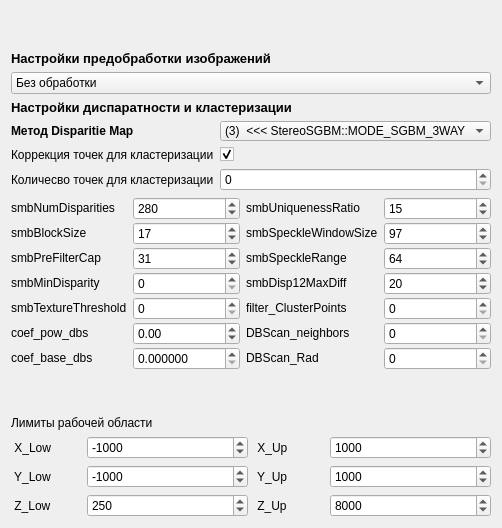
     <widget class="QWidget" name="tab_SGBM">
      <attribute name="title">
       <string>SGBM</string>
      </attribute>
      <layout class="QGridLayout" name="gridLayout_9">
       <item row="0" column="0">
        <layout class="QGridLayout" name="gridLayout_central">
         <item row="8" column="0">
          <widget class="QComboBox" name="comboBox_ImagePreProcessing">
           <item>
            <property name="text">
             <string>Без обработки</string>
            </property>
           </item>
           <item>
            <property name="text">
             <string>equalizeHist (Color RGB)</string>
            </property>
           </item>
           <item>
            <property name="text">
             <string>CLAHE (Color RGB)</string>
            </property>
           </item>
           <item>
            <property name="text">
             <string>CLAHE</string>
            </property>
           </item>
           <item>
            <property name="text">
             <string>equalizeHist</string>
            </property>
           </item>
           <item>
            <property name="text">
             <string>CLAHE + equalizeHist</string>
            </property>
           </item>
           <item>
            <property name="text">
             <string>CLAHE (через Lab)</string>
            </property>
           </item>
          </widget>
         </item>
         <item row="19" column="0">
          <layout class="QGridLayout" name="gridLayout_5">
           <item row="1" column="0">
            <widget class="QLabel" name="label_Y_Low">
             <property name="maximumSize">
              <size>
               <width>70</width>
               <height>16777215</height>
              </size>
             </property>
             <property name="text">
              <string> Y_Low</string>
             </property>
            </widget>
           </item>
           <item row="0" column="3">
            <widget class="QSpinBox" name="spinBox_X_Up">
             <property name="minimum">
              <number>-10999</number>
             </property>
             <property name="maximum">
              <number>10999</number>
             </property>
             <property name="singleStep">
              <number>100</number>
             </property>
             <property name="value">
              <number>1000</number>
             </property>
            </widget>
           </item>
           <item row="1" column="3">
            <widget class="QSpinBox" name="spinBox_Y_Up">
             <property name="minimum">
              <number>-10999</number>
             </property>
             <property name="maximum">
              <number>10999</number>
             </property>
             <property name="singleStep">
              <number>100</number>
             </property>
             <property name="value">
              <number>1000</number>
             </property>
            </widget>
           </item>
           <item row="0" column="1">
            <widget class="QSpinBox" name="spinBox_X_Low">
             <property name="minimum">
              <number>-10999</number>
             </property>
             <property name="maximum">
              <number>10999</number>
             </property>
             <property name="singleStep">
              <number>100</number>
             </property>
             <property name="value">
              <number>-1000</number>
             </property>
            </widget>
           </item>
           <item row="1" column="1">
            <widget class="QSpinBox" name="spinBox_Y_Low">
             <property name="minimum">
              <number>-10999</number>
             </property>
             <property name="maximum">
              <number>10999</number>
             </property>
             <property name="singleStep">
              <number>100</number>
             </property>
             <property name="value">
              <number>-1000</number>
             </property>
            </widget>
           </item>
           <item row="2" column="1">
            <widget class="QSpinBox" name="spinBox_Z_Low">
             <property name="minimum">
              <number>-10999</number>
             </property>
             <property name="maximum">
              <number>10999</number>
             </property>
             <property name="singleStep">
              <number>100</number>
             </property>
             <property name="value">
              <number>250</number>
             </property>
            </widget>
           </item>
           <item row="2" column="0">
            <widget class="QLabel" name="label_Z_Low">
             <property name="maximumSize">
              <size>
               <width>70</width>
               <height>16777215</height>
              </size>
             </property>
             <property name="text">
              <string> Z_Low</string>
             </property>
            </widget>
           </item>
           <item row="0" column="0">
            <widget class="QLabel" name="label_X_Low">
             <property name="maximumSize">
              <size>
               <width>70</width>
               <height>16777215</height>
              </size>
             </property>
             <property name="text">
              <string> X_Low</string>
             </property>
            </widget>
           </item>
           <item row="2" column="3">
            <widget class="QSpinBox" name="spinBox_Z_Up">
             <property name="minimum">
              <number>-10999</number>
             </property>
             <property name="maximum">
              <number>10999</number>
             </property>
             <property name="singleStep">
              <number>100</number>
             </property>
             <property name="value">
              <number>8000</number>
             </property>
            </widget>
           </item>
           <item row="0" column="2">
            <widget class="QLabel" name="label_X_Up">
             <property name="maximumSize">
              <size>
               <width>70</width>
               <height>16777215</height>
              </size>
             </property>
             <property name="text">
              <string> X_Up</string>
             </property>
            </widget>
           </item>
           <item row="1" column="2">
            <widget class="QLabel" name="label_Y_Up">
             <property name="maximumSize">
              <size>
               <width>70</width>
               <height>16777215</height>
              </size>
             </property>
             <property name="text">
              <string> Y_Up</string>
             </property>
            </widget>
           </item>
           <item row="2" column="2">
            <widget class="QLabel" name="label_Z_Up">
             <property name="maximumSize">
              <size>
               <width>70</width>
               <height>16777215</height>
              </size>
             </property>
             <property name="text">
              <string> Z_Up</string>
             </property>
            </widget>
           </item>
          </layout>
         </item>
         <item row="18" column="0">
          <widget class="QLabel" name="label_limit_WorkingArea">
           <property name="text">
            <string>Лимиты рабочей области</string>
           </property>
          </widget>
         </item>
         <item row="10" column="0">
          <layout class="QGridLayout" name="gridLayout_6">
           <item row="1" column="1">
            <widget class="QCheckBox" name="checkBox_PointCorrectinForClastering">
             <property name="text">
              <string/>
             </property>
             <property name="checked">
              <bool>true</bool>
             </property>
            </widget>
           </item>
           <item row="0" column="0">
            <widget class="QLabel" name="label_MetodDisparity">
             <property name="maximumSize">
              <size>
               <width>16777215</width>
               <height>20</height>
              </size>
             </property>
             <property name="font">
              <font>
               <pointsize>9</pointsize>
               <bold>true</bold>
              </font>
             </property>
             <property name="text">
              <string>Метод Disparitie Map</string>
             </property>
            </widget>
           </item>
           <item row="0" column="1">
            <widget class="QComboBox" name="comboBox_MetodDisparity">
             <property name="maximumSize">
              <size>
               <width>16777215</width>
               <height>20</height>
              </size>
             </property>
             <property name="font">
              <font>
               <pointsize>9</pointsize>
               <bold>false</bold>
              </font>
             </property>
             <property name="currentIndex">
              <number>3</number>
             </property>
             <item>
              <property name="text">
               <string>(0)  &lt;&lt;&lt; Stereo BM</string>
              </property>
             </item>
             <item>
              <property name="text">
               <string>(1)  &lt;&lt;&lt; StereoSGBM::MODE_SGBM</string>
              </property>
             </item>
             <item>
              <property name="text">
               <string>(2)  &lt;&lt;&lt; StereoSGBM::MODE_HH</string>
              </property>
             </item>
             <item>
              <property name="text">
               <string>(3)  &lt;&lt;&lt; StereoSGBM::MODE_SGBM_3WAY</string>
              </property>
             </item>
             <item>
              <property name="text">
               <string>(4)  &lt;&lt;&lt; StereoSGBM::MODE_HH4</string>
              </property>
             </item>
            </widget>
           </item>
           <item row="1" column="0">
            <widget class="QLabel" name="label_PointCorrectinForClastering">
             <property name="text">
              <string>Коррекция точек для кластеризации</string>
             </property>
            </widget>
           </item>
           <item row="2" column="0">
            <widget class="QLabel" name="label_limit_points">
             <property name="text">
              <string>Количесво точек для кластеризации</string>
             </property>
            </widget>
           </item>
           <item row="2" column="1">
            <widget class="QSpinBox" name="spinBox_limit_points">
             <property name="maximum">
              <number>9111</number>
             </property>
             <property name="singleStep">
              <number>100</number>
             </property>
            </widget>
           </item>
          </layout>
         </item>
         <item row="17" column="0">
          <spacer name="verticalSpacer">
           <property name="orientation">
            <enum>Qt::Vertical</enum>
           </property>
           <property name="sizeHint" stdset="0">
            <size>
             <width>20</width>
             <height>40</height>
            </size>
           </property>
          </spacer>
         </item>
         <item row="14" column="0">
          <layout class="QGridLayout" name="gridLayout"/>
         </item>
         <item row="13" column="0">
          <layout class="QGridLayout" name="gridLayout_11">
           <property name="sizeConstraint">
            <enum>QLayout::SetMinAndMaxSize</enum>
           </property>
           <property name="verticalSpacing">
            <number>2</number>
           </property>
           <item row="3" column="2">
            <widget class="QLabel" name="label_smbUniquenessRatio">
             <property name="maximumSize">
              <size>
               <width>1000</width>
               <height>20</height>
              </size>
             </property>
             <property name="font">
              <font>
               <pointsize>9</pointsize>
              </font>
             </property>
             <property name="text">
              <string>smbUniquenessRatio</string>
             </property>
            </widget>
           </item>
           <item row="6" column="3">
            <widget class="QSpinBox" name="spinBox_smbDisp12MaxDiff">
             <property name="font">
              <font>
               <pointsize>9</pointsize>
              </font>
             </property>
             <property name="value">
              <number>20</number>
             </property>
            </widget>
           </item>
           <item row="3" column="1">
            <widget class="QSpinBox" name="spinBox_smbNumDisparities">
             <property name="font">
              <font>
               <pointsize>9</pointsize>
              </font>
             </property>
             <property name="maximum">
              <number>1600</number>
             </property>
             <property name="singleStep">
              <number>16</number>
             </property>
             <property name="value">
              <number>280</number>
             </property>
            </widget>
           </item>
           <item row="6" column="2">
            <widget class="QLabel" name="label_smbDisp12MaxDiff">
             <property name="maximumSize">
              <size>
               <width>1000</width>
               <height>20</height>
              </size>
             </property>
             <property name="font">
              <font>
               <pointsize>9</pointsize>
              </font>
             </property>
             <property name="text">
              <string>smbDisp12MaxDiff</string>
             </property>
            </widget>
           </item>
           <item row="10" column="0">
            <widget class="QLabel" name="label_coef_base_dbs">
             <property name="maximumSize">
              <size>
               <width>1000</width>
               <height>20</height>
              </size>
             </property>
             <property name="text">
              <string>coef_base_dbs</string>
             </property>
            </widget>
           </item>
           <item row="8" column="2">
            <widget class="QLabel" name="label_filter_ClusterPoints">
             <property name="maximumSize">
              <size>
               <width>1000</width>
               <height>20</height>
              </size>
             </property>
             <property name="font">
              <font>
               <pointsize>9</pointsize>
              </font>
             </property>
             <property name="text">
              <string>filter_ClusterPoints</string>
             </property>
            </widget>
           </item>
           <item row="9" column="1">
            <widget class="QDoubleSpinBox" name="doubleSpinBox_coef_pow_dbs">
             <property name="font">
              <font>
               <pointsize>9</pointsize>
              </font>
             </property>
             <property name="minimum">
              <double>-1.000000000000000</double>
             </property>
             <property name="maximum">
              <double>10.000000000000000</double>
             </property>
             <property name="singleStep">
              <double>0.010000000000000</double>
             </property>
            </widget>
           </item>
           <item row="6" column="1">
            <widget class="QSpinBox" name="spinBox_smbMinDisparity">
             <property name="font">
              <font>
               <pointsize>9</pointsize>
              </font>
             </property>
            </widget>
           </item>
           <item row="10" column="1">
            <widget class="QDoubleSpinBox" name="doubleSpinBox_coef_base_dbs">
             <property name="decimals">
              <number>6</number>
             </property>
             <property name="maximum">
              <double>5.000000000000000</double>
             </property>
             <property name="singleStep">
              <double>0.000010000000000</double>
             </property>
            </widget>
           </item>
           <item row="4" column="3">
            <widget class="QSpinBox" name="spinBox_smbSpeckleWindowSize">
             <property name="font">
              <font>
               <pointsize>9</pointsize>
              </font>
             </property>
             <property name="maximum">
              <number>200</number>
             </property>
             <property name="singleStep">
              <number>1</number>
             </property>
             <property name="value">
              <number>97</number>
             </property>
            </widget>
           </item>
           <item row="5" column="3">
            <widget class="QSpinBox" name="spinBox_smbSpeckleRange">
             <property name="font">
              <font>
               <pointsize>9</pointsize>
              </font>
             </property>
             <property name="maximum">
              <number>200</number>
             </property>
             <property name="value">
              <number>64</number>
             </property>
            </widget>
           </item>
           <item row="5" column="0">
            <widget class="QLabel" name="label_smbPreFilterCap">
             <property name="maximumSize">
              <size>
               <width>1000</width>
               <height>20</height>
              </size>
             </property>
             <property name="font">
              <font>
               <pointsize>9</pointsize>
              </font>
             </property>
             <property name="text">
              <string>smbPreFilterCap</string>
             </property>
            </widget>
           </item>
           <item row="5" column="2">
            <widget class="QLabel" name="label_smbSpeckleRange">
             <property name="maximumSize">
              <size>
               <width>1000</width>
               <height>20</height>
              </size>
             </property>
             <property name="font">
              <font>
               <pointsize>9</pointsize>
              </font>
             </property>
             <property name="text">
              <string>smbSpeckleRange</string>
             </property>
            </widget>
           </item>
           <item row="8" column="3">
            <widget class="QSpinBox" name="spinBox_filter_ClusterPoints">
             <property name="font">
              <font>
               <pointsize>9</pointsize>
              </font>
             </property>
            </widget>
           </item>
           <item row="10" column="3">
            <widget class="QSpinBox" name="spinBox_dbsRad">
             <property name="maximum">
              <number>500</number>
             </property>
            </widget>
           </item>
           <item row="4" column="2">
            <widget class="QLabel" name="label_smbSpeckleWindowSize">
             <property name="maximumSize">
              <size>
               <width>1000</width>
               <height>20</height>
              </size>
             </property>
             <property name="font">
              <font>
               <pointsize>9</pointsize>
              </font>
             </property>
             <property name="text">
              <string>smbSpeckleWindowSize</string>
             </property>
            </widget>
           </item>
           <item row="4" column="0">
            <widget class="QLabel" name="label_smbBlockSize">
             <property name="maximumSize">
              <size>
               <width>1000</width>
               <height>20</height>
              </size>
             </property>
             <property name="font">
              <font>
               <pointsize>9</pointsize>
              </font>
             </property>
             <property name="text">
              <string>smbBlockSize</string>
             </property>
            </widget>
           </item>
           <item row="9" column="3">
            <widget class="QSpinBox" name="spinBox_dbsNeighbors">
             <property name="font">
              <font>
               <pointsize>9</pointsize>
              </font>
             </property>
            </widget>
           </item>
           <item row="3" column="3">
            <widget class="QSpinBox" name="spinBox_smbUniquenessRatio">
             <property name="font">
              <font>
               <pointsize>9</pointsize>
              </font>
             </property>
             <property name="value">
              <number>15</number>
             </property>
            </widget>
           </item>
           <item row="9" column="2">
            <widget class="QLabel" name="label_dbsNeighbors">
             <property name="maximumSize">
              <size>
               <width>1000</width>
               <height>20</height>
              </size>
             </property>
             <property name="font">
              <font>
               <pointsize>9</pointsize>
              </font>
             </property>
             <property name="text">
              <string>DBScan_neighbors</string>
             </property>
            </widget>
           </item>
           <item row="8" column="0">
            <widget class="QLabel" name="label_smbTextureThreshold">
             <property name="maximumSize">
              <size>
               <width>1000</width>
               <height>20</height>
              </size>
             </property>
             <property name="font">
              <font>
               <pointsize>9</pointsize>
              </font>
             </property>
             <property name="text">
              <string>smbTextureThreshold</string>
             </property>
            </widget>
           </item>
           <item row="3" column="0">
            <widget class="QLabel" name="label_smbNumDisparities">
             <property name="maximumSize">
              <size>
               <width>1000</width>
               <height>20</height>
              </size>
             </property>
             <property name="font">
              <font>
               <pointsize>9</pointsize>
              </font>
             </property>
             <property name="text">
              <string>smbNumDisparities</string>
             </property>
            </widget>
           </item>
           <item row="5" column="1">
            <widget class="QSpinBox" name="spinBox_smbPreFilterCap">
             <property name="font">
              <font>
               <pointsize>9</pointsize>
              </font>
             </property>
             <property name="maximum">
              <number>300</number>
             </property>
             <property name="value">
              <number>31</number>
             </property>
            </widget>
           </item>
           <item row="4" column="1">
            <widget class="QSpinBox" name="spinBox_smbBlockSize">
             <property name="font">
              <font>
               <pointsize>9</pointsize>
              </font>
             </property>
             <property name="minimum">
              <number>5</number>
             </property>
             <property name="maximum">
              <number>200</number>
             </property>
             <property name="singleStep">
              <number>2</number>
             </property>
             <property name="value">
              <number>17</number>
             </property>
            </widget>
           </item>
           <item row="8" column="1">
            <widget class="QSpinBox" name="spinBox_smbTextureThreshold">
             <property name="font">
              <font>
               <pointsize>9</pointsize>
              </font>
             </property>
            </widget>
           </item>
           <item row="6" column="0">
            <widget class="QLabel" name="label_smbMinDisparity">
             <property name="maximumSize">
              <size>
               <width>1000</width>
               <height>20</height>
              </size>
             </property>
             <property name="font">
              <font>
               <pointsize>9</pointsize>
              </font>
             </property>
             <property name="text">
              <string>smbMinDisparity</string>
             </property>
            </widget>
           </item>
           <item row="9" column="0">
            <widget class="QLabel" name="label_coef_pow_dbs">
             <property name="maximumSize">
              <size>
               <width>1000</width>
               <height>20</height>
              </size>
             </property>
             <property name="font">
              <font>
               <pointsize>9</pointsize>
              </font>
             </property>
             <property name="text">
              <string>coef_pow_dbs</string>
             </property>
            </widget>
           </item>
           <item row="10" column="2">
            <widget class="QLabel" name="label_dbsRad">
             <property name="maximumSize">
              <size>
               <width>1000</width>
               <height>20</height>
              </size>
             </property>
             <property name="text">
              <string>DBScan_Rad</string>
             </property>
            </widget>
           </item>
          </layout>
         </item>
         <item row="9" column="0">
          <widget class="QLabel" name="label_7">
           <property name="font">
            <font>
             <pointsize>10</pointsize>
             <bold>true</bold>
            </font>
           </property>
           <property name="text">
            <string>Настройки диспаратности и кластеризации</string>
           </property>
          </widget>
         </item>
         <item row="7" column="0">
          <widget class="QLabel" name="label_9">
           <property name="font">
            <font>
             <pointsize>10</pointsize>
             <bold>true</bold>
            </font>
           </property>
           <property name="text">
            <string>Настройки предобработки изображений</string>
           </property>
          </widget>
         </item>
         <item row="6" column="0">
          <spacer name="verticalSpacer_2">
           <property name="orientation">
            <enum>Qt::Vertical</enum>
           </property>
           <property name="sizeHint" stdset="0">
            <size>
             <width>20</width>
             <height>40</height>
            </size>
           </property>
          </spacer>
         </item>
        </layout>
       </item>
      </layout>
     </widget>
